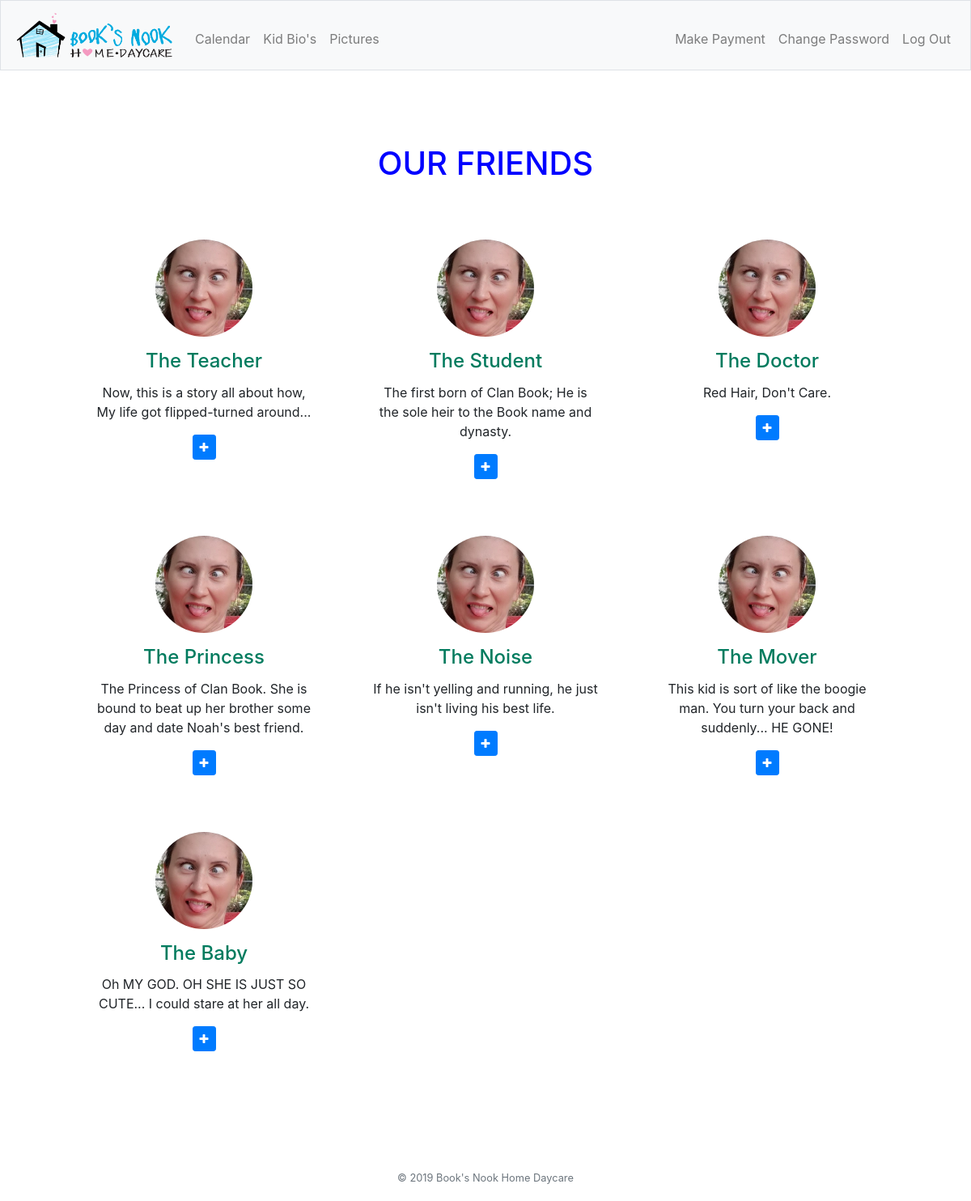
Before: /bio (signed in) with the older database file.
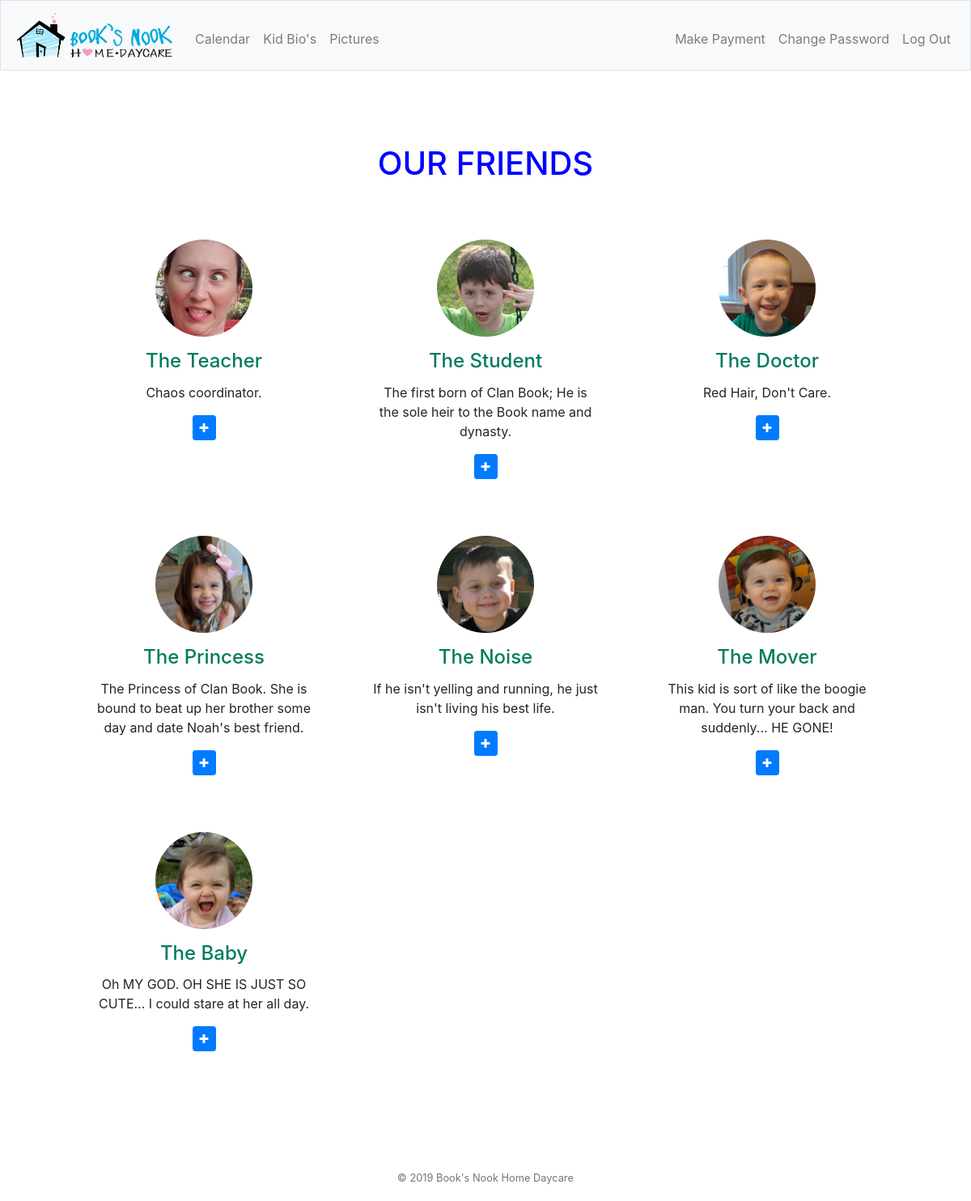
After: the same page with the newer database file.
### tables this page shows
CREATE TABLE bio (title TEXT NOT NULL, "card-text" TEXT NOT NULL, "back-title" TEXT NOT NULL, "back-text" TEXT NOT NULL, image TEXT NOT NULL);

### app.py (the view)
@app.route("/bio", methods=["GET"])
@login_required
def bio():
    bio = db.execute("SELECT * FROM bio")
    return render_template("bio.html", bio=bio)

### app.py (called while the page is built)
@app.after_request
def after_request(response):
    response.headers["Cache-Control"] = "no-cache, no-store, must-revalidate"
    response.headers["Expires"] = 0
    response.headers["Pragma"] = "no-cache"
    return response

### helpers.py (called while the page is built)
def login_required(f):
    @wraps(f)
    def decorated_function(*args, **kwargs):
        if session.get("user_id") is None:
            return redirect("/login")
        return f(*args, **kwargs)
    return decorated_function

### templates/bio.html (shortened to what this page needs)
{% extends "layout.html" %}
{% block head %}
<link href="/static/bio.css" rel="stylesheet">
<link href="//maxcdn.bootstrapcdn.com/bootstrap/4.0.0/css/bootstrap.min.css" rel="stylesheet" id="bootstrap-css">
{% endblock %}
{% block main %}
<section id="team" class="pb-5">
    <div class="container">
        <h5 class="section-title h1">OUR FRIENDS</h5>
        <div class="row">
            {% for row in bio %}
            <div class="col-xs-12 col-sm-6 col-md-4">
                <div class="image-flip" ontouchstart="this.classList.toggle('hover');">
                    <div class="mainflip">
                        <div class="frontside">
                            <div class="card">
                                <div class="card-body text-center">
                                    <p><img class=" img-fluid" src="/static/{{ row['image'] }}" alt="{{ row['title'] }}"></p>
                                    <h4 class="card-title">{{ row["title"] }}</h4>
                                    <p class="card-text">{{ row["card-text"] }}</p>
                                    <a href="#" class="btn btn-primary btn-sm"><i class="fa fa-plus"></i></a>
                                </div>
                            </div>
                        </div>
                        <div class="backside">
                            <div class="card">
                                <div class="card-body text-center mt-4">
                                    <h4 class="card-title">{{ row["back-title"] }}</h4>
                                    <p class="card-text">{{ row["back-text"] }}</p>
                                </div>
                            </div>
                        </div>
                    </div>
                </div>
            </div>
            {% endfor %}
        </div>
    </div>
</section>
{% endblock %}

Changed rows visible on the page:
changed bio "The Teacher": row "Now, this is a story all about how, My life got flipped-turned around..." → "Chaos coordinator."
changed bio "The Student": image: a different picture
changed bio "The Doctor": image: a different picture
changed bio "The Princess": image: a different picture
changed bio "The Noise": image: a different picture
changed bio "The Mover": image: a different picture
changed bio "The Baby": image: a different picture
